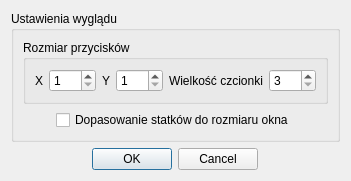
<?xml version="1.0" encoding="UTF-8"?>
<ui version="4.0">
 <class>UUstawienia</class>
 <widget class="QDialog" name="UUstawienia">
  <property name="geometry">
   <rect>
    <x>0</x>
    <y>0</y>
    <width>291</width>
    <height>156</height>
   </rect>
  </property>
  <property name="windowTitle">
   <string>Dialog</string>
  </property>
  <layout class="QVBoxLayout" name="verticalLayout">
   <item>
    <widget class="QGroupBox" name="groupBox">
     <property name="title">
      <string>Ustawienia wyglądu</string>
     </property>
     <layout class="QVBoxLayout" name="verticalLayout_2">
      <item>
       <widget class="QGroupBox" name="groupBox_2">
        <property name="title">
         <string>Rozmiar przycisków</string>
        </property>
        <layout class="QHBoxLayout" name="horizontalLayout">
         <item alignment="Qt::AlignRight">
          <widget class="QLabel" name="label">
           <property name="text">
            <string>X</string>
           </property>
          </widget>
         </item>
         <item>
          <widget class="QSpinBox" name="sizex">
           <property name="readOnly">
            <bool>false</bool>
           </property>
           <property name="minimum">
            <number>1</number>
           </property>
           <property name="maximum">
            <number>200</number>
           </property>
          </widget>
         </item>
         <item alignment="Qt::AlignRight">
          <widget class="QLabel" name="label_2">
           <property name="text">
            <string>Y</string>
           </property>
          </widget>
         </item>
         <item>
          <widget class="QSpinBox" name="sizey">
           <property name="minimum">
            <number>1</number>
           </property>
           <property name="maximum">
            <number>200</number>
           </property>
          </widget>
         </item>
         <item>
          <widget class="QLabel" name="label_3">
           <property name="text">
            <string>Wielkość czcionki</string>
           </property>
          </widget>
         </item>
         <item>
          <widget class="QSpinBox" name="sizefont">
           <property name="minimum">
            <number>3</number>
           </property>
           <property name="maximum">
            <number>100</number>
           </property>
          </widget>
         </item>
        </layout>
       </widget>
      </item>
      <item alignment="Qt::AlignHCenter">
       <widget class="QCheckBox" name="rozszerzanie">
        <property name="text">
         <string>Dopasowanie statków do rozmiaru okna</string>
        </property>
       </widget>
      </item>
     </layout>
    </widget>
   </item>
   <item alignment="Qt::AlignHCenter">
    <widget class="QDialogButtonBox" name="buttonBox">
     <property name="orientation">
      <enum>Qt::Horizontal</enum>
     </property>
     <property name="standardButtons">
      <set>QDialogButtonBox::Cancel|QDialogButtonBox::Ok</set>
     </property>
    </widget>
   </item>
  </layout>
 </widget>
 <resources/>
 <connections>
  <connection>
   <sender>buttonBox</sender>
   <signal>accepted()</signal>
   <receiver>UUstawienia</receiver>
   <slot>accept()</slot>
   <hints>
    <hint type="sourcelabel">
     <x>248</x>
     <y>254</y>
    </hint>
    <hint type="destinationlabel">
     <x>157</x>
     <y>274</y>
    </hint>
   </hints>
  </connection>
  <connection>
   <sender>buttonBox</sender>
   <signal>rejected()</signal>
   <receiver>UUstawienia</receiver>
   <slot>reject()</slot>
   <hints>
    <hint type="sourcelabel">
     <x>316</x>
     <y>260</y>
    </hint>
    <hint type="destinationlabel">
     <x>286</x>
     <y>274</y>
    </hint>
   </hints>
  </connection>
 </connections>
</ui>
